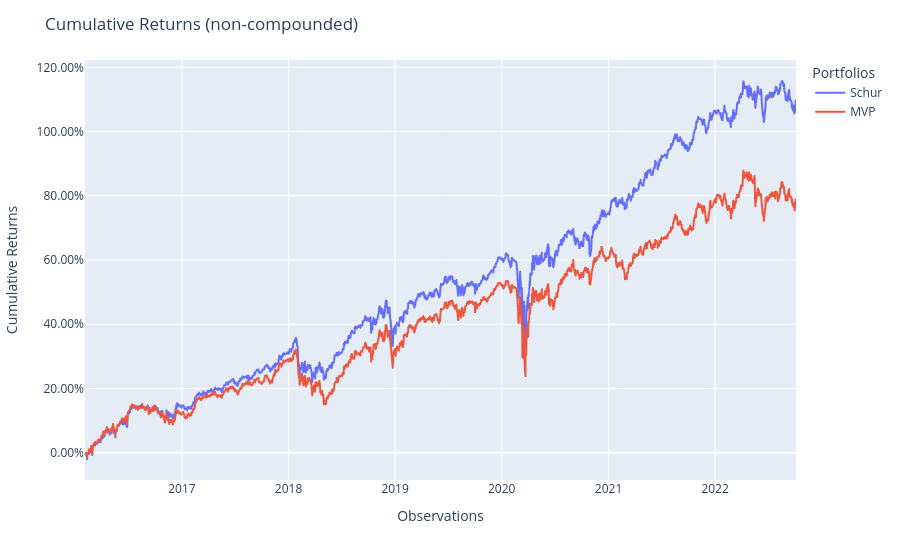

Notebook code cell kept with this figure:
### Code cell
mvo = MeanRisk(prior_estimator=prior)
pred_mvo = cross_val_predict(mvo, X_test, cv=walk_forward, n_jobs=-1)
pred_mvo.name = "MVP"

pred_schur = cross_val_predict(schur, X_test, cv=walk_forward, n_jobs=-1)
pred_schur.name = "Schur"

# Combine results for easier analysis.
population = Population([pred_schur, pred_mvo])
population.plot_cumulative_returns()

### Figure 1 — Plotly figure (JSON) as saved in the notebook; plotly's stock layout.template omitted (floating-point values rounded to 4 significant figures; data arrays with more than 128 entries replaced by an {"elided": "..."} marker saying what was removed)
{"data": [{"hovertemplate": "variable=Schur<br>index=%{x}<br>value=%{y}<extra></extra>", "legendgroup": "Schur", "line": {"color": "#636efa", "dash": "solid"}, "marker": {"symbol": "circle"}, "mode": "lines", "name": "Schur", "showlegend": true, "type": "scattergl", "x": {"elided": "1680 str values"}, "xaxis": "x", "y": {"elided": "1680 float values"}, "yaxis": "y"}, {"hovertemplate": "variable=MVP<br>index=%{x}<br>value=%{y}<extra></extra>", "legendgroup": "MVP", "line": {"color": "#EF553B", "dash": "solid"}, "marker": {"symbol": "circle"}, "mode": "lines", "name": "MVP", "showlegend": true, "type": "scattergl", "x": {"elided": "1680 str values"}, "xaxis": "x", "y": {"elided": "1680 float values"}, "yaxis": "y"}], "layout": {"legend": {"title": {"text": "Portfolios"}, "tracegroupgap": 0}, "margin": {"t": 60}, "title": {"text": "Cumulative Returns (non-compounded)"}, "xaxis": {"anchor": "y", "domain": [0, 1], "title": {"text": "Observations"}}, "yaxis": {"anchor": "x", "domain": [0, 1], "tickformat": ".2%", "title": {"text": "Cumulative Returns"}}}}
